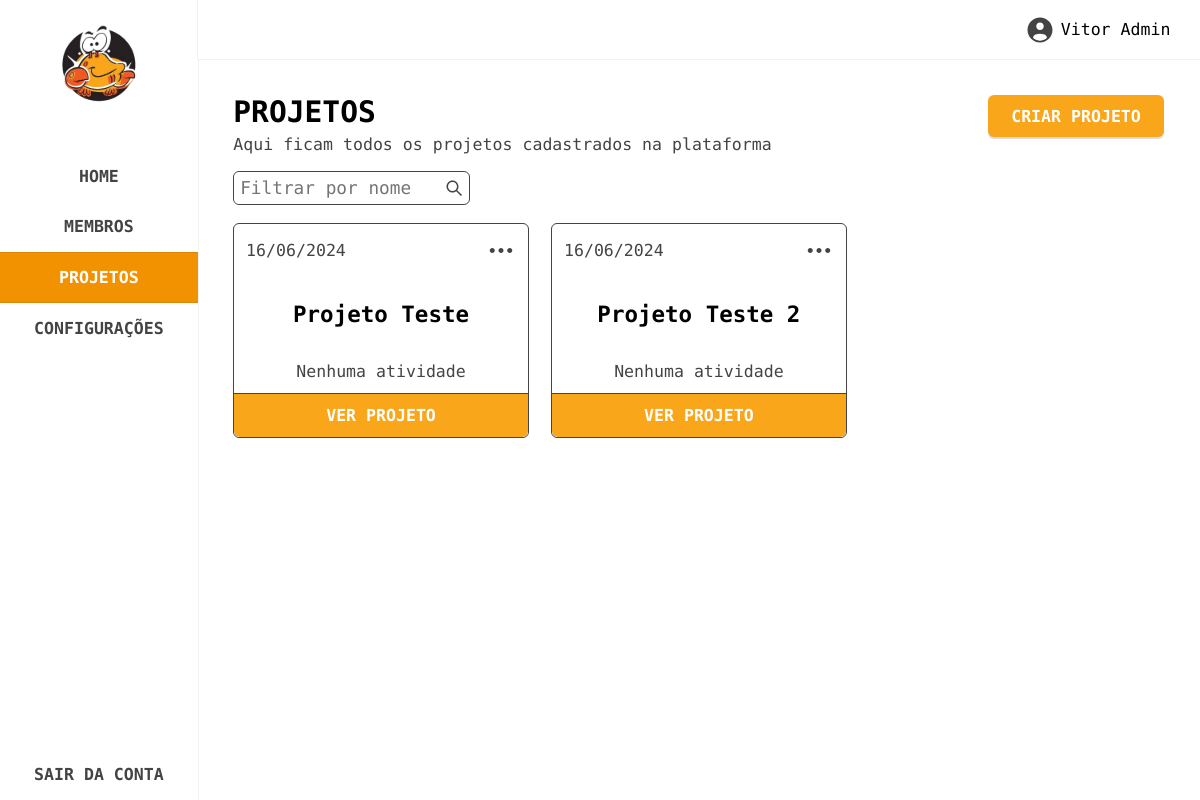
/projetos (signed in), run on an earlier commit of the app's database.
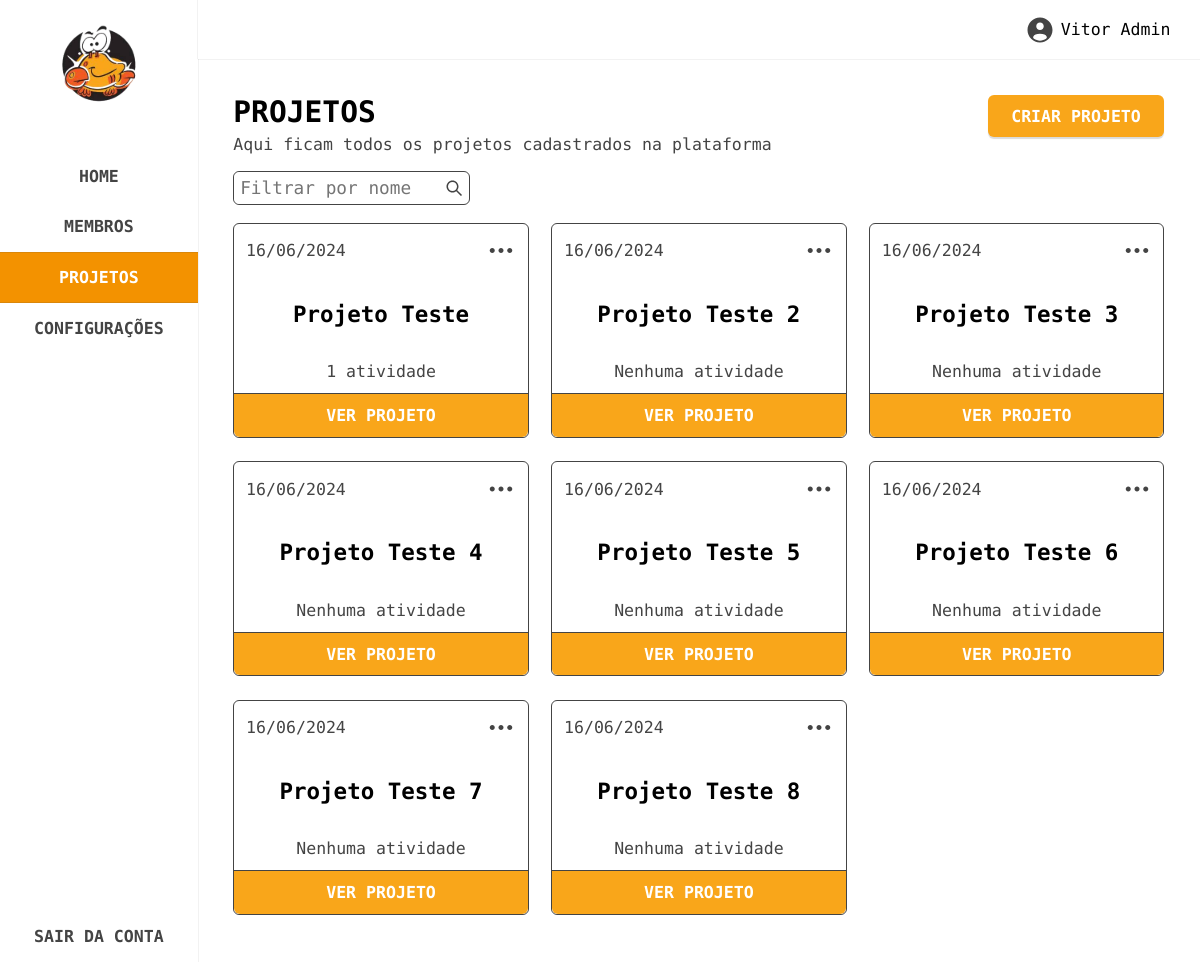
And on a later commit of the database.
### tables this page shows
CREATE TABLE IF NOT EXISTS `projects` (
  `id` bigint(100) NOT NULL AUTO_INCREMENT,
  `name` varchar(100) DEFAULT NULL,
  `slug` varchar(100) DEFAULT NULL,
  `description` varchar(300) DEFAULT NULL,
  `link` varchar(100) DEFAULT NULL,
  `date` date DEFAULT NULL,
  PRIMARY KEY (`id`)
);

### config/config.php (called while the page is built, shortened)
<?php
function base_url($path) {
    return rtrim(BASE_URL, '/') . '/' . ltrim($path, '/');
}
?>

### routes/routes.php (called while the page is built, shortened)
<?php
$route = isset($_GET['url']) ? $_GET['url'] : '';
function is_project_route($route) {
    return preg_match('/^projeto\/([a-zA-Z0-9-]+)$/', $route);
}
function is_activity_route($route) {
    return preg_match('/^projeto\/([a-zA-Z0-9-]+)\/([a-zA-Z0-9-]+)$/', $route);
}
if (is_project_route($route)) {
    preg_match('/^projeto\/([a-zA-Z0-9-]+)$/', $route, $matches);
    $slug = $matches[1];
    $file = './pages/project-single.php';
    $_GET['slug'] = $slug;
} else {
    switch ($route) {
        case 'projetos':
            $file = './pages/projects.php';
            break;
    }
}
include $file;
?>

### controllers/users.php (called while the page is built, shortened)
<?php
include_once __DIR__ . '/../config/config.php';
include_once __DIR__ . '/../db/db.php';
function get_user_info($user_id, $fields = []) {
    global $connect;
    $field_list = implode(", ", $fields);
    $query = "SELECT $field_list FROM users WHERE id = ?";
    $stmt = $connect->prepare($query);
    $stmt->bind_param('i', $user_id);
    $stmt->execute();
    $result = [];
    $bind_result_args = [];
    foreach ($fields as $field) {
        $bind_result_args[] = &$result[$field];
    }
    call_user_func_array([$stmt, 'bind_result'], $bind_result_args);
    return $result;
}
?>

### controllers/projects.php (called while the page is built, shortened)
<?php
include_once __DIR__ . '/../config/config.php';
include_once __DIR__ . '/../db/db.php';
function get_all_projects($filter_name = '', $limit = 20, $offset = 0) {
    global $connect;
    $query = "SELECT * FROM projects";
    $query .= " ORDER BY date DESC LIMIT ? OFFSET ?";
    $stmt = $connect->prepare($query);
    if (!empty($filter_name)) {
        $stmt->bind_param('sii', $filter_name, $limit, $offset);
    } else {
        $stmt->bind_param('ii', $limit, $offset);
    }
    $stmt->execute();
    $result = $stmt->get_result();
    $projects = [];
    while ($row = $result->fetch_assoc()) {
        $projects[] = $row;
    }
    return $projects;
}
?>

### controllers/activities.php (called while the page is built, shortened)
<?php
include_once __DIR__ . '/../config/config.php';
include_once __DIR__ . '/../db/db.php';
function count_all_activities($filter_name = '', $project_id = null) {
    global $connect;
    $query = "SELECT COUNT(*) as total FROM activities WHERE project_id = ?";
    $stmt = $connect->prepare($query);
    if (!empty($filter_name)) {
        $stmt->bind_param('is', $project_id, $filter_name);
    } else {
        $stmt->bind_param('i', $project_id);
    }
    $stmt->execute();
    $result = $stmt->get_result();
    $row = $result->fetch_assoc();
    return $row['total'];
}
?>

### pages/projects.php (the view, shortened to what this page needs)
<?php
include_once __DIR__ . '/../controllers/users.php';
include_once __DIR__ . '/../controllers/projects.php';
include_once __DIR__ . '/../controllers/activities.php';
$user_id = $_COOKIE['user_id'];
$user_info = get_user_info($user_id, ['name', 'role', 'approved']);
$role = $user_info['role'];
$is_approved = $user_info['approved'];
$filter_name = isset($_GET['name']) ? $_GET['name'] : '';
$page = isset($_GET['page']) ? intval($_GET['page']) : 1;
$limit = 20;
$offset = ($page - 1) * $limit;
$projects = get_all_projects($filter_name, $limit, $offset);
?>
<section class="projects" data-page="projects">
    <?php include __DIR__ . '/../partials/sidebar.php'; ?>
    <div class="main">
        <?php include __DIR__ . '/../partials/topbar.php'; ?>
        <div class="content">
            <div class="header">
                <span>
                    <h3>PROJETOS</h3>
                    <p>Aqui ficam todos os projetos cadastrados na plataforma</p>
                </span>
                <span>
                    <?php if(intval($role) == 1 || (intval($role) == 2 && $is_approved == 1)): ?>
                        <button class="create-project">CRIAR PROJETO</button>
                    <?php endif; ?>
                </span>
            </div>
            <div class="filter">
                <form action="" method="GET" id="filter-project-form">
                    <div class="input">
                        <input id="filter-project-name" type="text" name="name" placeholder="Filtrar por nome" value="<?= htmlspecialchars($filter_name) ?>">
                        <button type="submit">
                            <img src="<?= base_url('assets/images/svg/search.svg') ?>" alt="search">
                        </button>
                    </div>
                </form>
            </div>
            <div class="cards">
                <?php if(count($projects) > 0): ?>
                    <?php foreach($projects as $project): ?>
                        <?php
                            $date = new DateTime($project['date']);
                            $formatted_date = $date->format('d/m/Y');
                        ?>
                        <div class="card" data-id="<?= $project['id'] ?>">
                            <div class="top">
                                <p><?= $formatted_date ?></p>
                                <?php if (intval($role) == 1 || (intval($role) == 2 && $is_approved == 1)): ?>
                                    <button class="options-btn">
                                        <img src="<?= base_url('assets/images/svg/dots.svg') ?>" alt="dots">
                                    </button>
                                <?php endif; ?>
                            </div>
                            <div class="mid">
                                <h4><?= $project['name'] ?></h4>
                            </div>
                            <div class="bottom">
                                <?php
                                    $count_activities = count_all_activities(null, $project['id']);
                                ?>
                                <p>
                                    <?php if ($count_activities > 0): ?>
                                        <?= $count_activities . ($count_activities > 1 ? ' atividades' : ' atividade'); ?>
                                    <?php else: ?>
                                        Nenhuma atividade
                                    <?php endif; ?>
                                </p>
                            </div>
                            <a href="<?= base_url('/projeto/' . $project['slug']) ?>" class="see-project">VER PROJETO</a>
                        </div>
                    <?php endforeach; ?>
                <?php else: ?>
                    <p class="not-found">Nenhum resultado encontrado.</p>
                <?php endif; ?>
            </div>
        </div>
    </div>
</section>

### index.php (shortened to what this page needs)
<!DOCTYPE html>
<html lang="pt-br">
<?php require_once './config/config.php'; ?>
<?php include './partials/head.php'; ?>
<body>
<?php require_once './routes/routes.php'; ?>
</body>
</html>

### partials/head.php (shortened to what this page needs)
<head>
    <link rel="stylesheet" href="<?= base_url('assets/sass/style.css') ?>">
</head>

### partials/sidebar.php
<nav class="sidebar">
    <span>
        <div class="logo">
            <img src="<?= base_url('assets/images/svg/logo.svg') ?>" alt="logo">
        </div>
        <div class="links">
            <a
            data-page="home"
            href="<?= base_url('/') ?>">HOME</a>
            <a
            data-page="members"
            href="<?= base_url('/membros') ?>">MEMBROS</a>
            <a
            data-page="projects"
            href="<?= base_url('/projetos') ?>">PROJETOS</a>
            <a
            data-page="settings"
            href="<?= base_url('/configuracoes') ?>">CONFIGURAÇÕES</a>
        </div>
    </span>
    <div class="logout">
        <form
        action="<?= base_url('/controllers/logout.php') ?>"
        method="POST">
            <button type="submit">SAIR DA CONTA</button>
        </form>
    </div>
</nav>

### partials/topbar.php
<?php
include_once __DIR__ . '/../controllers/users.php';
$user_id = $_COOKIE['user_id'];
$user_info = get_user_info($user_id, ['name']);
?>
<nav class="topbar">
    <span>
        <div class="profile">
            <a
            data-page="settings"
            href="<?= base_url('/configuracoes') ?>">
                <img src="<?= base_url('assets/images/svg/user-profile.svg') ?>" alt="user-profile">
                <?= $user_info['name'] ?>
            </a>
        </div>
    </span>
</nav>

What changed in the data, as far as the page shows it:
removed projects: date "16/06/2024", name "Projeto Teste", shows "Nenhuma atividade"
added projects: date "16/06/2024", name "Projeto Teste", count_activities "1", shows "atividade"
added projects: date "16/06/2024", name "Projeto Teste 3", shows "Nenhuma atividade"
added projects: date "16/06/2024", name "Projeto Teste 4", shows "Nenhuma atividade"
added projects: date "16/06/2024", name "Projeto Teste 5", shows "Nenhuma atividade"
added projects: date "16/06/2024", name "Projeto Teste 6", shows "Nenhuma atividade"
added projects: date "16/06/2024", name "Projeto Teste 7", shows "Nenhuma atividade"
added projects: date "16/06/2024", name "Projeto Teste 8", shows "Nenhuma atividade"
